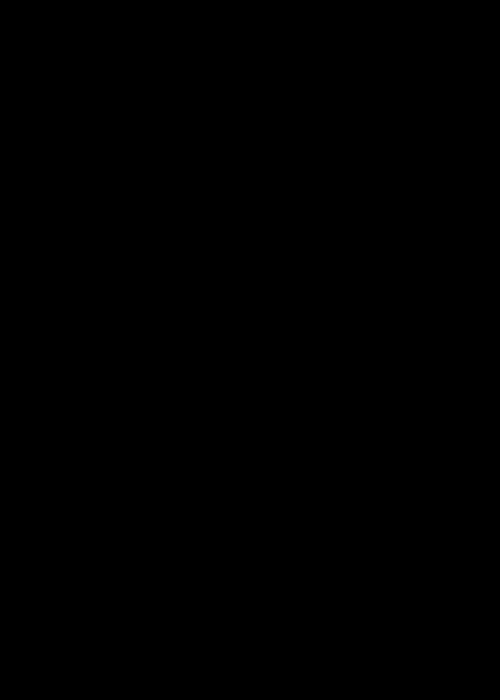
Frame 1 (no input)
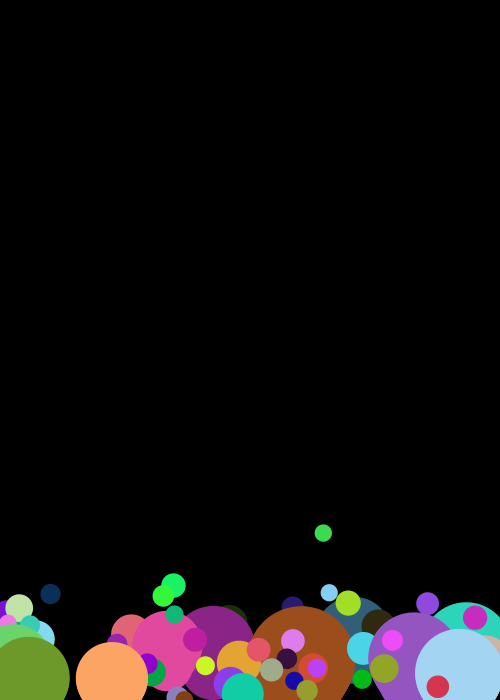
Frame 60 (the mouse pressed at the canvas centre just before this capture)
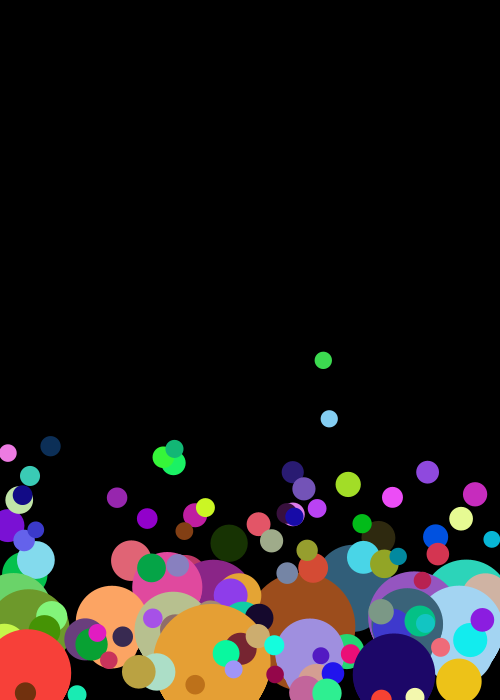
Frame 120 (the mouse held since frame 60 and released just before this capture)

The Processing sketch that drew these frames (run headless with seeded random() and noise(); from frame 60 on, the mouse is pressed at the canvas centre):

// Processing sketch: processing_12855
// ── processing_12855.pde


Replay play;
Bubble[] bubbles;
int totalBubbles = 0;

float i;



void setup() {
  size(500,700);
  smooth();
  bubbles = new Bubble[400];
  play = new Replay(1);
  play.start();
  
}

void draw() {
  background(0);
  
  if (play.isFinished()) {
  bubbles[totalBubbles] = new Bubble();
  totalBubbles ++;
  
    if (totalBubbles >= bubbles.length) {
      totalBubbles = 0; // Start over
    }
    
  play.start();   
  
  for (int a = 0; a < totalBubbles; a++ ) {
    bubbles[a].display();  
    }
   
}
}



class Bubble {
  // bubble variables
  float x,y,i,speed;
  color c;
 
  
  // bubble constructor
  Bubble() {
    x = random(width);
    y = height + i;
    i = random(10, 60);
    speed = random(0.5,3);
    c = color(random(0,255),random(0,255),random(0,255));
  }
  
  // Display bubble
  void display() {
   i=(1/speed)*50;  //speed in proportional to size of bubble
     // draw bubble
    ellipseMode(CENTER);
    noStroke();
    fill(c);
    ellipse(x,y,i,i);
     
    //move
    y = y - speed;
    
      if(y==-20){
      y = height + 20;
    }
        
    if(speed<=1){
      for(int z = 10; z<20; z++){
        ellipse(x,y-z,i+z,i+z);
      }
    }
      
  }

  }

  
  class Replay {
    int savedPlay;
    int totalPlay;
    
    Replay(int tempTotalPlay) {
      totalPlay = tempTotalPlay;
    }
    
    void start() {
      savedPlay = millis();
    }
    
    boolean isFinished() {
      int passedPlay = millis() - savedPlay;
      if (passedPlay > totalPlay) {
        return true;
      }else{
        return false;
      }
    }
  }
